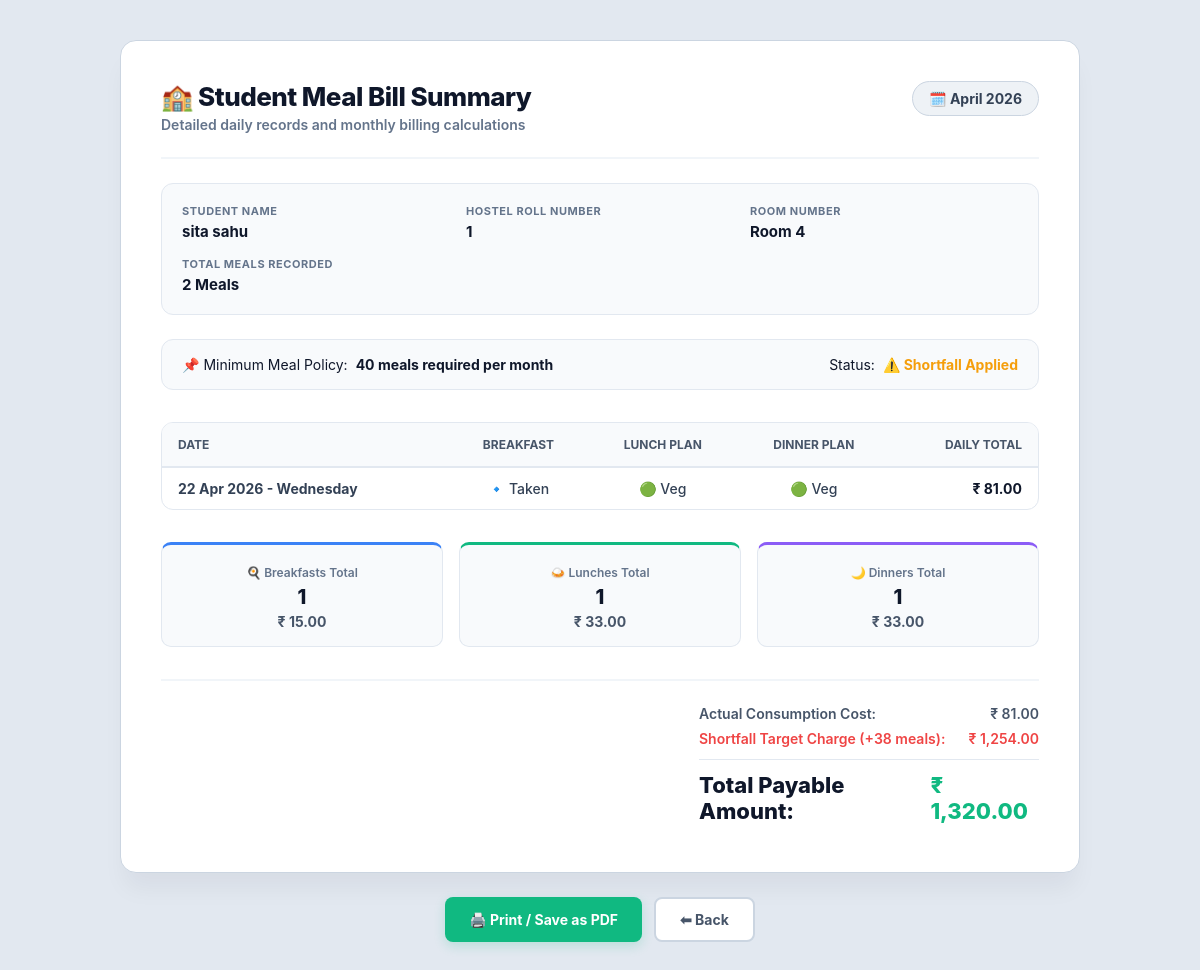
Page /admin/view_bill.php?roll=1&month=04&year=2026 (signed in) on the committed database.
### tables this page shows
CREATE TABLE `student` (
  `id` int(11) NOT NULL,
  `name` varchar(100) NOT NULL,
  `class` varchar(50) DEFAULT NULL,
  `department` varchar(100) DEFAULT NULL,
  `university_roll` varchar(50) DEFAULT NULL,
  `hostel_roll` varchar(50) NOT NULL,
  `phone` varchar(15) DEFAULT NULL,
  `email` varchar(100) DEFAULT NULL,
  `room_number` varchar(20) DEFAULT NULL,
  `address` text DEFAULT NULL,
  `password` varchar(255) NOT NULL,
  `photo` varchar(255) DEFAULT NULL,
  `status` enum('active','blocked') DEFAULT 'active',
  `block_reason` text DEFAULT NULL,
  `reset_otp` varchar(6) DEFAULT NULL,
  `otp_expiry` datetime DEFAULT NULL
);

### admin/view_bill.php (the view, shortened to what this page needs)
<?php
require_once __DIR__ . "/../config/db_connect.php";
$roll  = isset($_GET['roll'])  ? trim($_GET['roll'])  : '';
$month = isset($_GET['month']) ? str_pad($_GET['month'], 2, "0", STR_PAD_LEFT) : '';
$year  = isset($_GET['year'])  ? intval($_GET['year'])  : 0;
$breakfast_price = 15.00;
$meal_price      = 33.00;
$min_meals       = 40;
try {
    $stmt = $pdo->prepare("SELECT * FROM student WHERE hostel_roll = :roll");
    $stmt->execute(['roll' => $roll]);
    $student = $stmt->fetch(PDO::FETCH_ASSOC);
    $sql = "
        SELECT
            m.date,
            m.day,
            m.breakfast,
            m.lunch_type,
            m.dinner_type,
            mn.is_special,
            mn.lunch_veg_price,
            mn.lunch_nonveg_price,
            mn.dinner_veg_price,
            mn.dinner_nonveg_price,
            mn.special_lunch_veg_price,
            mn.special_lunch_nonveg_price,
            mn.special_dinner_veg_price,
            mn.special_dinner_nonveg_price
        FROM meals m
        LEFT JOIN menu mn ON (
            (mn.is_special = 1 AND m.date = mn.special_date)
            OR
            (mn.is_special = 0 AND m.day = mn.day)
        )
        WHERE m.hostel_roll = :roll
          AND MONTH(m.date) = :month
          AND YEAR(m.date) = :year
        ORDER BY m.date ASC
    ";
    $stmt = $pdo->prepare($sql);
    $stmt->execute([
        'roll'  => $roll,
        'month' => intval($month),
        'year'  => $year
    ]);
    $raw_records = $stmt->fetchAll(PDO::FETCH_ASSOC);
} catch (PDOException $e) {
    die("❌ Database Error: Couldn't process the bill request. " . $e->getMessage());
}
$breakfast_count = 0;
$lunch_count     = 0;
$dinner_count    = 0;
$breakfast_total = 0.00;
$lunch_total     = 0.00;
$dinner_total    = 0.00;
$total_amount    = 0.00;
$itemized_rows = [];
foreach ($raw_records as $row) {
    $day_total = 0.00;
    if (intval($row['is_special'] ?? 0) === 1) {
        $l_v_p  = floatval(!empty($row['special_lunch_veg_price'])  ? $row['special_lunch_veg_price']  : ($row['lunch_veg_price'] ?? $meal_price));
        $l_nv_p = floatval(!empty($row['special_lunch_nonveg_price']) ? $row['special_lunch_nonveg_price'] : ($row['lunch_nonveg_price'] ?? $meal_price));
        $d_v_p  = floatval(!empty($row['special_dinner_veg_price'])  ? $row['special_dinner_veg_price']  : ($row['dinner_veg_price'] ?? $meal_price));
        $d_nv_p = floatval(!empty($row['special_dinner_nonveg_price']) ? $row['special_dinner_nonveg_price'] : ($row['dinner_nonveg_price'] ?? $meal_price));
    } else {
        $l_v_p  = floatval(!empty($row['lunch_veg_price'])     ? $row['lunch_veg_price']     : $meal_price);
        $l_nv_p = floatval(!empty($row['lunch_nonveg_price'])  ? $row['lunch_nonveg_price']  : $meal_price);
        $d_v_p  = floatval(!empty($row['dinner_veg_price'])    ? $row['dinner_veg_price']    : $meal_price);
        $d_nv_p = floatval(!empty($row['dinner_nonveg_price']) ? $row['dinner_nonveg_price'] : $meal_price);
    }
    if (!empty($row['breakfast'])) {
        $breakfast_count++;
        $breakfast_total += $breakfast_price;
        $day_total       += $breakfast_price;
        $b_status         = "🔹 Taken";
    } else {
        $b_status         = "-";
    }
    if (!empty($row['lunch_type'])) {
        $lunch_count++;
        $l_status = ($row['lunch_type'] === "veg") ? "🟢 Veg" : "🔴 Non-Veg";
        $assigned_cost = ($row['lunch_type'] === "veg") ? $l_v_p : $l_nv_p;
        $lunch_total += $assigned_cost;
        $day_total   += $assigned_cost;
    } else {
        $l_status = "-";
    }
    if (!empty($row['dinner_type'])) {
        $dinner_count++;
        $d_status = ($row['dinner_type'] === "veg") ? "🟢 Veg" : "🔴 Non-Veg";
        $assigned_cost = ($row['dinner_type'] === "veg") ? $d_v_p : $d_nv_p;
        $dinner_total += $assigned_cost;
        $day_total   += $assigned_cost;
    } else {
        $d_status = "-";
    }
    $total_amount += $day_total;
    $itemized_rows[] = [
        'date'      => $row['date'],
        'breakfast' => $b_status,
        'lunch'     => $l_status,
        'dinner'    => $d_status,
        'amount'    => $day_total
    ];
}
$meal_total = $lunch_count + $dinner_count;
$penalty_meals = 0;
$final_total = $total_amount;
if ($meal_total < $min_meals) {
    $required_amount = $min_meals * $meal_price;
    if ($total_amount < $required_amount) {
        $final_total = $required_amount;
        $penalty_meals = $min_meals - $meal_total;
    }
}
$month_name_display = date("F Y", strtotime("$year-$month-01"));
?>
<!DOCTYPE html>
<html lang="en">
<head>
</head>
<body>
    <div class="container">
        <div class="invoice-card">
            <div class="invoice-header">
                <div>
                    <h2>🏫 Student Meal Bill Summary</h2>
                    <p>Detailed daily records and monthly billing calculations</p>
                </div>
                <div class="stamp-badge">
                    🗓️ <?php echo $month_name_display; ?>
                </div>
            </div>
            <div class="meta-grid">
                <div class="meta-item">
                    <span>Student Name</span>
                    <strong><?php echo htmlspecialchars($student['name']); ?></strong>
                </div>
                <div class="meta-item">
                    <span>Hostel Roll Number</span>
                    <strong><code><?php echo htmlspecialchars($student['hostel_roll']); ?></code></strong>
                </div>
                <div class="meta-item">
                    <span>Room Number</span>
                    <strong>Room <?php echo htmlspecialchars($student['room_number']); ?></strong>
                </div>
                <div class="meta-item">
                    <span>Total Meals Recorded</span>
                    <strong><?php echo $meal_total; ?> Meals</strong>
                </div>
            </div>
            <div class="policy-overview">
                <div>
                    <span>📌 Minimum Meal Policy:</span>
                    <strong><?php echo $min_meals; ?> meals required per month</strong>
                </div>
                <div>
                    <span>Status:</span>
                    <?php if ($meal_total >= $min_meals) { ?>
                        <strong style="color: var(--success);">✅ Requirement Met</strong>
                    <?php } else { ?>
                        <strong style="color: var(--warning);">⚠️ Shortfall Applied</strong>
                    <?php } ?>
                </div>
            </div>
            <div class="table-responsive">
                <table>
                    <thead>
                        <tr>
                            <th>Date</th>
                            <th style="text-align: center;">Breakfast</th>
                            <th style="text-align: center;">Lunch Plan</th>
                            <th style="text-align: center;">Dinner Plan</th>
                            <th style="text-align: right;">Daily Total</th>
                        </tr>
                    </thead>
                    <tbody>
                        <?php foreach ($itemized_rows as $r): ?>
                            <tr>
                                <td><strong><?php echo date("d M Y - l", strtotime($r['date'])); ?></strong></td>
                                <td style="text-align: center;"><?php echo $r['breakfast']; ?></td>
                                <td style="text-align: center;"><?php echo $r['lunch']; ?></td>
                                <td style="text-align: center;"><?php echo $r['dinner']; ?></td>
                                <td style="text-align: right; font-weight: 700; color: var(--text-main);">₹ <?php echo number_format($r['amount'], 2); ?></td>
                            </tr>
                        <?php endforeach; ?>
                    </tbody>
                </table>
            </div>
            <div class="metrics-board">
                <div class="metric-mini-box" style="border-top: 3px solid var(--primary);">
                    <span>🍳 Breakfasts Total</span>
                    <h4><?php echo $breakfast_count; ?></h4>
                    <p>₹ <?php echo number_format($breakfast_total, 2); ?></p>
                </div>
                <div class="metric-mini-box" style="border-top: 3px solid var(--success);">
                    <span>🍛 Lunches Total</span>
                    <h4><?php echo $lunch_count; ?></h4>
                    <p>₹ <?php echo number_format($lunch_total, 2); ?></p>
                </div>
                <div class="metric-mini-box" style="border-top: 3px solid #8B5CF6;">
                    <span>🌙 Dinners Total</span>
                    <h4><?php echo $dinner_count; ?></h4>
                    <p>₹ <?php echo number_format($dinner_total, 2); ?></p>
                </div>
            </div>
            <div class="footer-pricing-panel">
                <div class="pricing-summary-box">
                    <div class="pricing-line">
                        <span>Actual Consumption Cost:</span>
                        <span>₹ <?php echo number_format($total_amount, 2); ?></span>
                    </div>
                    <?php if ($penalty_meals > 0) { ?>
                        <div class="pricing-line" style="color: var(--danger);">
                            <span>Shortfall Target Charge (+<?php echo $penalty_meals; ?> meals):</span>
                            <span>₹ <?php echo number_format(($penalty_meals * $meal_price), 2); ?></span>
                        </div>
                    <?php } ?>
                    <div class="pricing-line grand-total">
                        <span>Total Payable Amount:</span>
                        <span style="color: var(--success);">₹ <?php echo number_format($final_total, 2); ?></span>
                    </div>
                </div>
            </div>
        </div>
        <div class="action-bar">
            <button onclick="window.print()" class="btn btn-print">
                🖨️ Print / Save as PDF
            </button>
            <a href="../admin/bill.php?view=archives&month=<?php echo $month; ?>&year=<?php echo $year; ?>" class="btn btn-back">
                ⬅ Back
            </a>
        </div>
    </div>
</body>
</html>

### admin/view_bill.php (style rules this page uses)
:root { --primary: #3B82F6; --bg-color: #F8FAFC; --card-bg: #FFFFFF; --text-main: #0F172A; --text-muted: #64748B; --border-color: #E2E8F0; --success: #10B981; --warning: #F59E0B; --danger: #EF4444; }
* { margin: 0; padding: 0; box-sizing: border-box; font-family: 'Inter', 'Segoe UI', system-ui, sans-serif; }
body { background: #E2E8F0; color: var(--text-main); padding: 40px 24px; min-height: 100vh; }
.container { max-width: 960px; margin: 0 auto; }
.invoice-card { background: var(--card-bg); border: 1px solid #CBD5E1; padding: 40px; border-radius: 16px; box-shadow: 0 20px 25px -5px rgba(15, 23, 42, 0.05); }
.invoice-header { display: flex; justify-content: space-between; align-items: flex-start; border-bottom: 2px solid #F1F5F9; padding-bottom: 24px; margin-bottom: 24px; }
.invoice-header h2 { font-size: 26px; font-weight: 800; letter-spacing: -0.02em; }
.invoice-header p { font-size: 14px; color: var(--text-muted); font-weight: 600; margin-top: 4px; }
.stamp-badge { background: #EEF2F6; color: #334155; padding: 8px 16px; border-radius: 50px; font-size: 14px; font-weight: 700; border: 1px solid #CBD5E1; }
.meta-grid { display: grid; grid-template-columns: repeat(auto-fit, minmax(200px, 1fr)); gap: 16px; background: var(--bg-color); border: 1px solid var(--border-color); padding: 20px; border-radius: 12px; margin-bottom: 24px; }
.meta-item span { font-size: 11px; font-weight: 700; color: var(--text-muted); text-transform: uppercase; letter-spacing: 0.05em; display: block; }
.meta-item strong { font-size: 15px; color: var(--text-main); font-weight: 700; margin-top: 4px; display: block; }
.policy-overview { display: flex; justify-content: space-between; align-items: center; padding: 16px 20px; background-color: var(--bg-color); border: 1px solid var(--border-color); border-radius: 12px; margin-bottom: 32px; font-size: 14px; }
.policy-overview div { display: flex; align-items: center; gap: 8px; }
.table-responsive { width: 100%; border: 1px solid var(--border-color); border-radius: 12px; overflow: hidden; margin-bottom: 32px; }
table { width: 100%; border-collapse: collapse; text-align: left; }
th { background: var(--bg-color); color: #475569; font-size: 12px; text-transform: uppercase; font-weight: 700; padding: 14px 16px; border-bottom: 2px solid var(--border-color); }
td { padding: 12px 16px; border-bottom: 1px solid var(--border-color); font-size: 14px; color: #334155; font-weight: 500; }
tr:last-child td { border-bottom: none; }
.metrics-board { display: grid; grid-template-columns: repeat(3, 1fr); gap: 16px; margin-bottom: 32px; }
.metric-mini-box { background: var(--bg-color); border: 1px solid var(--border-color); padding: 16px; border-radius: 10px; text-align: center; }
.metric-mini-box span { font-size: 12px; color: var(--text-muted); font-weight: 600; }
.metric-mini-box h4 { font-size: 20px; font-weight: 800; color: var(--text-main); margin: 4px 0; }
.metric-mini-box p { font-size: 14px; color: #475569; font-weight: 700; }
.footer-pricing-panel { display: flex; justify-content: flex-end; border-top: 2px solid #F1F5F9; padding-top: 24px; }
.pricing-summary-box { width: 340px; }
.pricing-line { display: flex; justify-content: space-between; font-size: 14px; color: #475569; font-weight: 600; margin-bottom: 8px; }
.pricing-line.grand-total { font-size: 22px; font-weight: 800; color: var(--text-main); margin-top: 12px; padding-top: 12px; border-top: 1px solid var(--border-color); }
.action-bar { text-align: center; margin-top: 24px; display: flex; justify-content: center; gap: 12px; }
.btn { display: inline-flex; align-items: center; gap: 8px; padding: 12px 24px; font-size: 14px; font-weight: 700; text-decoration: none; border-radius: 8px; cursor: pointer; border: none; transition: all 0.2s ease; }
.btn-print { background: var(--success); color: #FFFFFF; box-shadow: 0 4px 12px rgba(16, 185, 129, 0.2); }
.btn-back { background: #FFFFFF; color: #475569; border: 2px solid #CBD5E1; }

### rows in the picture
student: name "sita sahu", hostel_roll "1", room_number "4"

### other values in the picture
$month_name_display "April 2026"
$meal_total "2"
$min_meals "40"
date("d M Y - l", strtotime($r['date'])) "22 Apr 2026 - Wednesday"
$r['breakfast'] "🔹 Taken"
$r['lunch'] "🟢 Veg"
$r['dinner'] "🟢 Veg"
$r['amount'] "81.00"
$breakfast_count "1"
$breakfast_total "15.00"
$lunch_count "1"
$lunch_total "33.00"
$dinner_count "1"
$dinner_total "33.00"
$total_amount "81.00"
